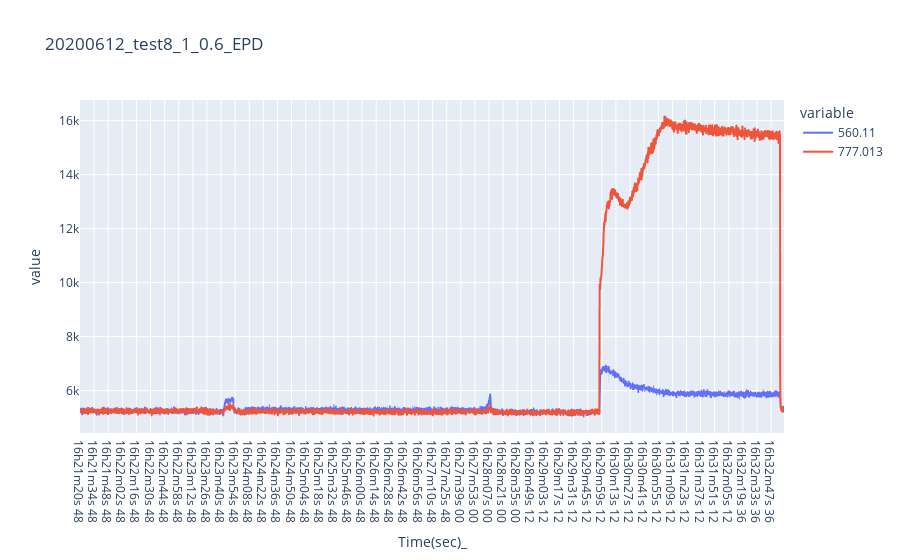

The code cell stored with this chart in its notebook:
### Code cell
data12 = pd.read_csv('C:/Users/com/Desktop/2020-06-12 TES OES CSV/2020-06-12_16h21m20s_test8_1_0.6__condition changed and temp 650.f_oes.csv')
df_20200612_test8_1_06_EPD = pd.DataFrame(data12[['Time(sec)_','560.11','777.013']])

fig = px.line(df_20200612_test8_1_06_EPD, x="Time(sec)_", y=["560.11", "777.013"], title="20200612_test8_1_0.6_EPD")
fig.show()

### Figure 1 — Plotly figure (JSON) as saved in the notebook; plotly's stock layout.template omitted (floating-point values rounded to 4 significant figures; data arrays with more than 128 entries replaced by an {"elided": "..."} marker saying what was removed)
{"data": [{"hovertemplate": "variable=560.11<br>Time(sec)_=%{x}<br>value=%{y}<extra></extra>", "legendgroup": "560.11", "line": {"color": "#636efa", "dash": "solid"}, "mode": "lines", "name": "560.11", "showlegend": true, "type": "scattergl", "x": {"elided": "3499 str values"}, "xaxis": "x", "y": {"elided": "3499 int values"}, "yaxis": "y"}, {"hovertemplate": "variable=777.013<br>Time(sec)_=%{x}<br>value=%{y}<extra></extra>", "legendgroup": "777.013", "line": {"color": "#EF553B", "dash": "solid"}, "mode": "lines", "name": "777.013", "showlegend": true, "type": "scattergl", "x": {"elided": "3499 str values"}, "xaxis": "x", "y": {"elided": "3499 int values"}, "yaxis": "y"}], "layout": {"legend": {"title": {"text": "variable"}, "tracegroupgap": 0}, "title": {"text": "20200612_test8_1_0.6_EPD"}, "xaxis": {"anchor": "y", "domain": [0, 1], "title": {"text": "Time(sec)_"}}, "yaxis": {"anchor": "x", "domain": [0, 1], "title": {"text": "value"}}}}
